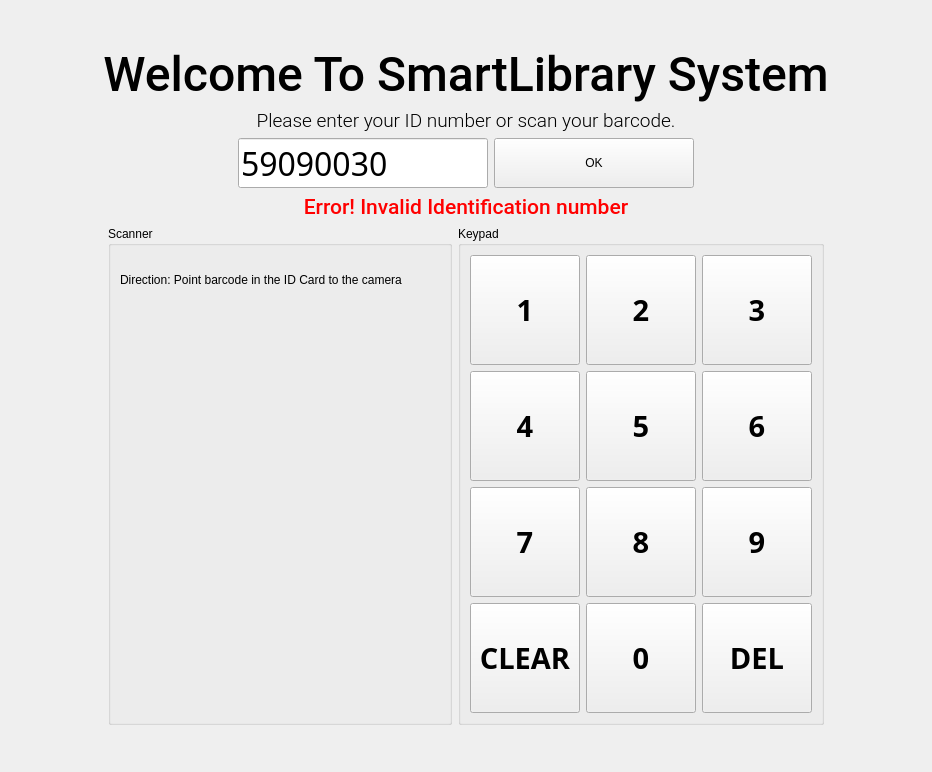
      <widget class="QWidget" name="login_page">
       <layout class="QVBoxLayout" name="verticalLayout">
        <item>
         <layout class="QVBoxLayout" name="verticalLayout_3">
          <item>
           <spacer name="verticalSpacer">
            <property name="orientation">
             <enum>Qt::Vertical</enum>
            </property>
            <property name="sizeType">
             <enum>QSizePolicy::Maximum</enum>
            </property>
            <property name="sizeHint" stdset="0">
             <size>
              <width>20</width>
              <height>45</height>
             </size>
            </property>
           </spacer>
          </item>
          <item>
           <widget class="QLabel" name="label_welcome_1">
            <property name="sizePolicy">
             <sizepolicy hsizetype="Preferred" vsizetype="Fixed">
              <horstretch>0</horstretch>
              <verstretch>0</verstretch>
             </sizepolicy>
            </property>
            <property name="font">
             <font>
              <family>Roboto Medium</family>
              <pointsize>36</pointsize>
              <weight>50</weight>
              <bold>false</bold>
             </font>
            </property>
            <property name="text">
             <string>Welcome To SmartLibrary System</string>
            </property>
            <property name="alignment">
             <set>Qt::AlignCenter</set>
            </property>
           </widget>
          </item>
          <item>
           <widget class="QLabel" name="label_welcome_2">
            <property name="sizePolicy">
             <sizepolicy hsizetype="Preferred" vsizetype="Fixed">
              <horstretch>0</horstretch>
              <verstretch>0</verstretch>
             </sizepolicy>
            </property>
            <property name="font">
             <font>
              <family>Roboto Light</family>
              <pointsize>14</pointsize>
             </font>
            </property>
            <property name="text">
             <string>Please enter your ID number or scan your barcode.</string>
            </property>
            <property name="alignment">
             <set>Qt::AlignCenter</set>
            </property>
           </widget>
          </item>
          <item>
           <layout class="QHBoxLayout" name="TextInput">
            <item>
             <spacer name="horizontalSpacer_3">
              <property name="orientation">
               <enum>Qt::Horizontal</enum>
              </property>
              <property name="sizeHint" stdset="0">
               <size>
                <width>40</width>
                <height>20</height>
               </size>
              </property>
             </spacer>
            </item>
            <item>
             <widget class="QLineEdit" name="lineEdit_userID">
              <property name="sizePolicy">
               <sizepolicy hsizetype="Fixed" vsizetype="Fixed">
                <horstretch>0</horstretch>
                <verstretch>0</verstretch>
               </sizepolicy>
              </property>
              <property name="minimumSize">
               <size>
                <width>250</width>
                <height>50</height>
               </size>
              </property>
              <property name="maximumSize">
               <size>
                <width>250</width>
                <height>50</height>
               </size>
              </property>
              <property name="baseSize">
               <size>
                <width>250</width>
                <height>0</height>
               </size>
              </property>
              <property name="font">
               <font>
                <family>Gotham Medium</family>
                <pointsize>24</pointsize>
               </font>
              </property>
              <property name="text">
               <string>59090030</string>
              </property>
              <property name="maxLength">
               <number>8</number>
              </property>
              <property name="alignment">
               <set>Qt::AlignLeading|Qt::AlignLeft|Qt::AlignVCenter</set>
              </property>
             </widget>
            </item>
            <item>
             <widget class="QPushButton" name="button_login_with_id">
              <property name="sizePolicy">
               <sizepolicy hsizetype="MinimumExpanding" vsizetype="Fixed">
                <horstretch>0</horstretch>
                <verstretch>0</verstretch>
               </sizepolicy>
              </property>
              <property name="maximumSize">
               <size>
                <width>200</width>
                <height>50</height>
               </size>
              </property>
              <property name="text">
               <string>OK</string>
              </property>
             </widget>
            </item>
            <item>
             <spacer name="horizontalSpacer_2">
              <property name="orientation">
               <enum>Qt::Horizontal</enum>
              </property>
              <property name="sizeType">
               <enum>QSizePolicy::Expanding</enum>
              </property>
              <property name="sizeHint" stdset="0">
               <size>
                <width>40</width>
                <height>20</height>
               </size>
              </property>
             </spacer>
            </item>
           </layout>
          </item>
         </layout>
        </item>
        <item>
         <widget class="QLabel" name="label_IDerror">
          <property name="enabled">
           <bool>true</bool>
          </property>
          <property name="font">
           <font>
            <family>Roboto Medium</family>
            <pointsize>16</pointsize>
           </font>
          </property>
          <property name="styleSheet">
           <string notr="true">color : red</string>
          </property>
          <property name="text">
           <string>Error! Invalid Identification number</string>
          </property>
          <property name="alignment">
           <set>Qt::AlignCenter</set>
          </property>
         </widget>
        </item>
        <item>
         <layout class="QHBoxLayout" name="InputHorizon">
          <item>
           <spacer name="horizontalSpacer">
            <property name="orientation">
             <enum>Qt::Horizontal</enum>
            </property>
            <property name="sizeType">
             <enum>QSizePolicy::Maximum</enum>
            </property>
            <property name="sizeHint" stdset="0">
             <size>
              <width>100</width>
              <height>20</height>
             </size>
            </property>
           </spacer>
          </item>
          <item>
           <layout class="QVBoxLayout" name="verticalLayout_4">
            <item>
             <widget class="QGroupBox" name="groupBox_scanner">
              <property name="sizePolicy">
               <sizepolicy hsizetype="Preferred" vsizetype="Preferred">
                <horstretch>0</horstretch>
                <verstretch>0</verstretch>
               </sizepolicy>
              </property>
              <property name="minimumSize">
               <size>
                <width>0</width>
                <height>180</height>
               </size>
              </property>
              <property name="autoFillBackground">
               <bool>false</bool>
              </property>
              <property name="styleSheet">
               <string notr="true"/>
              </property>
              <property name="title">
               <string>Scanner</string>
              </property>
              <property name="alignment">
               <set>Qt::AlignLeading|Qt::AlignLeft|Qt::AlignTop</set>
              </property>
              <layout class="QGridLayout" name="gridLayout_3">
               <item row="1" column="0">
                <widget class="QWidget" name="CamView_1" native="true">
                 <property name="minimumSize">
                  <size>
                   <width>320</width>
                   <height>180</height>
                  </size>
                 </property>
                 <property name="maximumSize">
                  <size>
                   <width>1280</width>
                   <height>720</height>
                  </size>
                 </property>
                </widget>
               </item>
               <item row="0" column="0">
                <widget class="QLabel" name="label">
                 <property name="sizePolicy">
                  <sizepolicy hsizetype="Preferred" vsizetype="Minimum">
                   <horstretch>0</horstretch>
                   <verstretch>0</verstretch>
                  </sizepolicy>
                 </property>
                 <property name="maximumSize">
                  <size>
                   <width>16777215</width>
                   <height>50</height>
                  </size>
                 </property>
                 <property name="text">
                  <string>Direction: Point barcode in the ID Card to the camera</string>
                 </property>
                </widget>
               </item>
              </layout>
             </widget>
            </item>
           </layout>
          </item>
          <item>
           <widget class="QGroupBox" name="groupBox_Keypad">
            <property name="sizePolicy">
             <sizepolicy hsizetype="Maximum" vsizetype="Maximum">
              <horstretch>0</horstretch>
              <verstretch>0</verstretch>
             </sizepolicy>
            </property>
            <property name="minimumSize">
             <size>
              <width>300</width>
              <height>480</height>
             </size>
            </property>
            <property name="maximumSize">
             <size>
              <width>360</width>
              <height>480</height>
             </size>
            </property>
            <property name="title">
             <string>Keypad</string>
            </property>
            <property name="alignment">
             <set>Qt::AlignJustify|Qt::AlignTop</set>
            </property>
            <layout class="QGridLayout" name="gridLayout">
             <property name="sizeConstraint">
              <enum>QLayout::SetMinAndMaxSize</enum>
             </property>
             <item row="1" column="0">
              <layout class="QGridLayout" name="gridLayout_Keypad">
               <item row="1" column="0">
                <widget class="QPushButton" name="button_num_in_4">
                 <property name="sizePolicy">
                  <sizepolicy hsizetype="MinimumExpanding" vsizetype="MinimumExpanding">
                   <horstretch>0</horstretch>
                   <verstretch>0</verstretch>
                  </sizepolicy>
                 </property>
                 <property name="minimumSize">
                  <size>
                   <width>110</width>
                   <height>110</height>
                  </size>
                 </property>
                 <property name="maximumSize">
                  <size>
                   <width>150</width>
                   <height>150</height>
                  </size>
                 </property>
                 <property name="font">
                  <font>
                   <family>Gotham Bold</family>
                   <pointsize>22</pointsize>
                   <weight>75</weight>
                   <bold>true</bold>
                  </font>
                 </property>
                 <property name="text">
                  <string>4</string>
                 </property>
                </widget>
               </item>
               <item row="0" column="2">
                <widget class="QPushButton" name="button_num_in_3">
                 <property name="sizePolicy">
                  <sizepolicy hsizetype="MinimumExpanding" vsizetype="MinimumExpanding">
                   <horstretch>0</horstretch>
                   <verstretch>0</verstretch>
                  </sizepolicy>
                 </property>
                 <property name="minimumSize">
                  <size>
                   <width>110</width>
                   <height>110</height>
                  </size>
                 </property>
                 <property name="maximumSize">
                  <size>
                   <width>150</width>
                   <height>150</height>
                  </size>
                 </property>
                 <property name="font">
                  <font>
                   <family>Gotham Bold</family>
                   <pointsize>22</pointsize>
                   <weight>75</weight>
                   <bold>true</bold>
                  </font>
                 </property>
                 <property name="text">
                  <string>3</string>
                 </property>
                </widget>
               </item>
               <item row="0" column="0">
                <widget class="QPushButton" name="button_num_in_1">
                 <property name="sizePolicy">
                  <sizepolicy hsizetype="MinimumExpanding" vsizetype="MinimumExpanding">
                   <horstretch>0</horstretch>
                   <verstretch>0</verstretch>
                  </sizepolicy>
                 </property>
                 <property name="minimumSize">
                  <size>
                   <width>110</width>
                   <height>110</height>
                  </size>
                 </property>
                 <property name="maximumSize">
                  <size>
                   <width>150</width>
                   <height>150</height>
                  </size>
                 </property>
                 <property name="font">
                  <font>
                   <family>Gotham Bold</family>
                   <pointsize>22</pointsize>
                   <weight>75</weight>
                   <bold>true</bold>
                  </font>
                 </property>
                 <property name="text">
                  <string>1</string>
                 </property>
                </widget>
               </item>
               <item row="0" column="1">
                <widget class="QPushButton" name="button_num_in_2">
                 <property name="sizePolicy">
                  <sizepolicy hsizetype="MinimumExpanding" vsizetype="MinimumExpanding">
                   <horstretch>0</horstretch>
                   <verstretch>0</verstretch>
                  </sizepolicy>
                 </property>
                 <property name="minimumSize">
                  <size>
                   <width>110</width>
                   <height>110</height>
                  </size>
                 </property>
                 <property name="maximumSize">
                  <size>
                   <width>150</width>
                   <height>150</height>
                  </size>
                 </property>
                 <property name="font">
                  <font>
                   <family>Gotham Bold</family>
                   <pointsize>22</pointsize>
                   <weight>75</weight>
                   <bold>true</bold>
                  </font>
                 </property>
                 <property name="text">
                  <string>2</string>
                 </property>
                </widget>
               </item>
               <item row="2" column="1">
                <widget class="QPushButton" name="button_num_in_8">
                 <property name="sizePolicy">
                  <sizepolicy hsizetype="MinimumExpanding" vsizetype="MinimumExpanding">
                   <horstretch>0</horstretch>
                   <verstretch>0</verstretch>
                  </sizepolicy>
                 </property>
                 <property name="minimumSize">
                  <size>
                   <width>110</width>
                   <height>110</height>
                  </size>
                 </property>
                 <property name="maximumSize">
                  <size>
                   <width>150</width>
                   <height>150</height>
                  </size>
                 </property>
                 <property name="font">
                  <font>
                   <family>Gotham Bold</family>
                   <pointsize>22</pointsize>
                   <weight>75</weight>
                   <bold>true</bold>
                  </font>
                 </property>
                 <property name="text">
                  <string>8</string>
                 </property>
                </widget>
               </item>
               <item row="2" column="2">
                <widget class="QPushButton" name="button_num_in_9">
                 <property name="sizePolicy">
                  <sizepolicy hsizetype="MinimumExpanding" vsizetype="MinimumExpanding">
                   <horstretch>0</horstretch>
                   <verstretch>0</verstretch>
                  </sizepolicy>
                 </property>
                 <property name="minimumSize">
                  <size>
                   <width>110</width>
                   <height>110</height>
                  </size>
                 </property>
                 <property name="maximumSize">
                  <size>
                   <width>150</width>
                   <height>150</height>
                  </size>
                 </property>
                 <property name="font">
                  <font>
                   <family>Gotham Bold</family>
                   <pointsize>22</pointsize>
                   <weight>75</weight>
                   <bold>true</bold>
                  </font>
                 </property>
                 <property name="text">
                  <string>9</string>
                 </property>
                </widget>
               </item>
               <item row="3" column="0">
                <widget class="QPushButton" name="button_num_in_clear">
                 <property name="sizePolicy">
                  <sizepolicy hsizetype="MinimumExpanding" vsizetype="MinimumExpanding">
                   <horstretch>0</horstretch>
                   <verstretch>0</verstretch>
                  </sizepolicy>
                 </property>
                 <property name="minimumSize">
                  <size>
                   <width>110</width>
                   <height>110</height>
                  </size>
                 </property>
                 <property name="maximumSize">
                  <size>
                   <width>150</width>
                   <height>150</height>
                  </size>
                 </property>
                 <property name="font">
                  <font>
                   <family>Gotham Bold</family>
                   <pointsize>22</pointsize>
                   <weight>75</weight>
                   <bold>true</bold>
                  </font>
                 </property>
                 <property name="text">
                  <string>CLEAR</string>
                 </property>
                </widget>
               </item>
               <item row="3" column="1">
                <widget class="QPushButton" name="button_num_in_0">
                 <property name="sizePolicy">
                  <sizepolicy hsizetype="MinimumExpanding" vsizetype="MinimumExpanding">
                   <horstretch>0</horstretch>
                   <verstretch>0</verstretch>
                  </sizepolicy>
                 </property>
                 <property name="minimumSize">
                  <size>
                   <width>110</width>
                   <height>110</height>
                  </size>
                 </property>
                 <property name="maximumSize">
                  <size>
                   <width>150</width>
                   <height>150</height>
                  </size>
                 </property>
                 <property name="font">
                  <font>
                   <family>Gotham Bold</family>
                   <pointsize>22</pointsize>
                   <weight>75</weight>
                   <bold>true</bold>
                  </font>
                 </property>
                 <property name="text">
                  <string>0</string>
                 </property>
                </widget>
               </item>
               <item row="3" column="2">
                <widget class="QPushButton" name="button_num_in_del">
                 <property name="sizePolicy">
                  <sizepolicy hsizetype="MinimumExpanding" vsizetype="MinimumExpanding">
                   <horstretch>0</horstretch>
                   <verstretch>0</verstretch>
                  </sizepolicy>
                 </property>
                 <property name="minimumSize">
                  <size>
                   <width>110</width>
                   <height>110</height>
                  </size>
                 </property>
                 <property name="maximumSize">
                  <size>
                   <width>150</width>
                   <height>150</height>
                  </size>
                 </property>
                 <property name="font">
                  <font>
                   <family>Gotham Bold</family>
                   <pointsize>22</pointsize>
                   <weight>75</weight>
                   <bold>true</bold>
                  </font>
                 </property>
                 <property name="text">
                  <string>DEL</string>
                 </property>
                </widget>
               </item>
               <item row="1" column="1">
                <widget class="QPushButton" name="button_num_in_5">
                 <property name="sizePolicy">
                  <sizepolicy hsizetype="MinimumExpanding" vsizetype="MinimumExpanding">
                   <horstretch>0</horstretch>
                   <verstretch>0</verstretch>
                  </sizepolicy>
                 </property>
                 <property name="minimumSize">
                  <size>
                   <width>110</width>
                   <height>110</height>
                  </size>
                 </property>
                 <property name="maximumSize">
                  <size>
                   <width>150</width>
                   <height>150</height>
                  </size>
                 </property>
                 <property name="font">
                  <font>
                   <family>Gotham Bold</family>
                   <pointsize>22</pointsize>
                   <weight>75</weight>
                   <bold>true</bold>
                  </font>
                 </property>
                 <property name="text">
                  <string>5</string>
                 </property>
                </widget>
               </item>
               <item row="1" column="2">
                <widget class="QPushButton" name="button_num_in_6">
                 <property name="sizePolicy">
                  <sizepolicy hsizetype="MinimumExpanding" vsizetype="MinimumExpanding">
                   <horstretch>0</horstretch>
                   <verstretch>0</verstretch>
                  </sizepolicy>
                 </property>
                 <property name="minimumSize">
                  <size>
                   <width>110</width>
                   <height>110</height>
                  </size>
                 </property>
                 <property name="maximumSize">
                  <size>
                   <width>150</width>
                   <height>150</height>
                  </size>
                 </property>
                 <property name="font">
                  <font>
                   <family>Gotham Bold</family>
                   <pointsize>22</pointsize>
                   <weight>75</weight>
                   <bold>true</bold>
                  </font>
                 </property>
                 <property name="text">
                  <string>6</string>
                 </property>
                </widget>
               </item>
               <item row="2" column="0">
                <widget class="QPushButton" name="button_num_in_7">
                 <property name="sizePolicy">
                  <sizepolicy hsizetype="MinimumExpanding" vsizetype="MinimumExpanding">
                   <horstretch>0</horstretch>
                   <verstretch>0</verstretch>
                  </sizepolicy>
                 </property>
                 <property name="minimumSize">
                  <size>
                   <width>110</width>
                   <height>110</height>
                  </size>
                 </property>
                 <property name="maximumSize">
                  <size>
                   <width>150</width>
                   <height>150</height>
                  </size>
                 </property>
                 <property name="font">
                  <font>
                   <family>Gotham Bold</family>
                   <pointsize>22</pointsize>
                   <weight>75</weight>
                   <bold>true</bold>
                  </font>
                 </property>
                 <property name="text">
                  <string>7</string>
                 </property>
                </widget>
               </item>
              </layout>
             </item>
            </layout>
           </widget>
          </item>
          <item>
           <spacer name="horizontalSpacer_4">
            <property name="orientation">
             <enum>Qt::Horizontal</enum>
            </property>
            <property name="sizeType">
             <enum>QSizePolicy::Maximum</enum>
            </property>
            <property name="sizeHint" stdset="0">
             <size>
              <width>100</width>
              <height>20</height>
             </size>
            </property>
           </spacer>
          </item>
         </layout>
        </item>
        <item>
         <spacer name="verticalSpacer_2">
          <property name="orientation">
           <enum>Qt::Vertical</enum>
          </property>
          <property name="sizeType">
           <enum>QSizePolicy::Maximum</enum>
          </property>
          <property name="sizeHint" stdset="0">
           <size>
            <width>20</width>
            <height>45</height>
           </size>
          </property>
         </spacer>
        </item>
       </layout>
      </widget>
